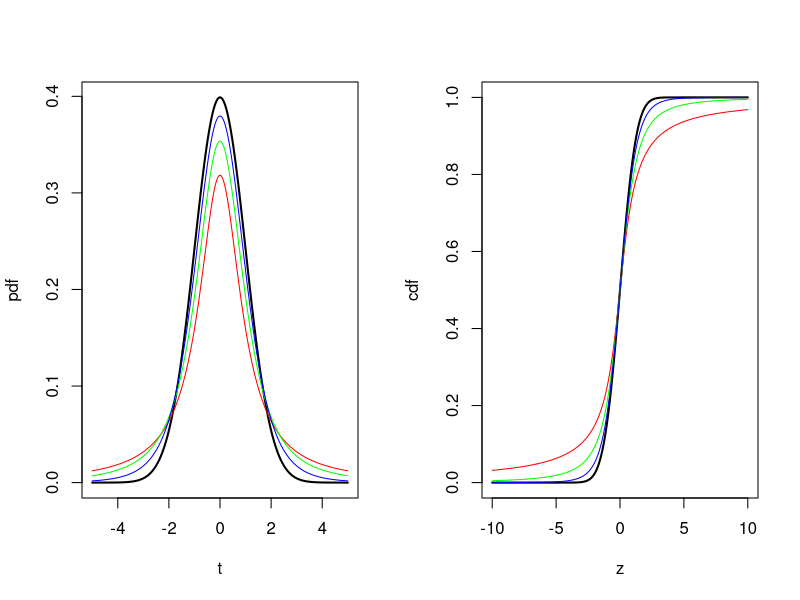

Reproduce this figure in R.
par(mfrow = c(1, 2))
# t distributed variable
t = seq(-5, 5, length = 300)
df = c(1, 2, 5)  # degrees of freedom(df) for the t-distribution

# standard normal pdf (reference function)
plot(t, dnorm(t, 0, 1), xlab = "t", ylab = "pdf", type = "l", lwd = 2)
# df=1
lines(t, dt(t, df[1]), col = "red")
# df=2
lines(t, dt(t, df[2]), col = "green")
# df=5
lines(t, dt(t, df[3]), col = "blue")

# different range needed to illustrate the differences
t = seq(-10, 10, length = 300)
# cdf of normal
plot(t, pnorm(t, 0, 1), xlab = "z", ylab = "cdf", type = "l", lwd = 2)
# order of df as above
lines(t, pt(t, df[1]), col = "red")
lines(t, pt(t, df[2]), col = "green")
lines(t, pt(t, df[3]), col = "blue") 
 TRUE